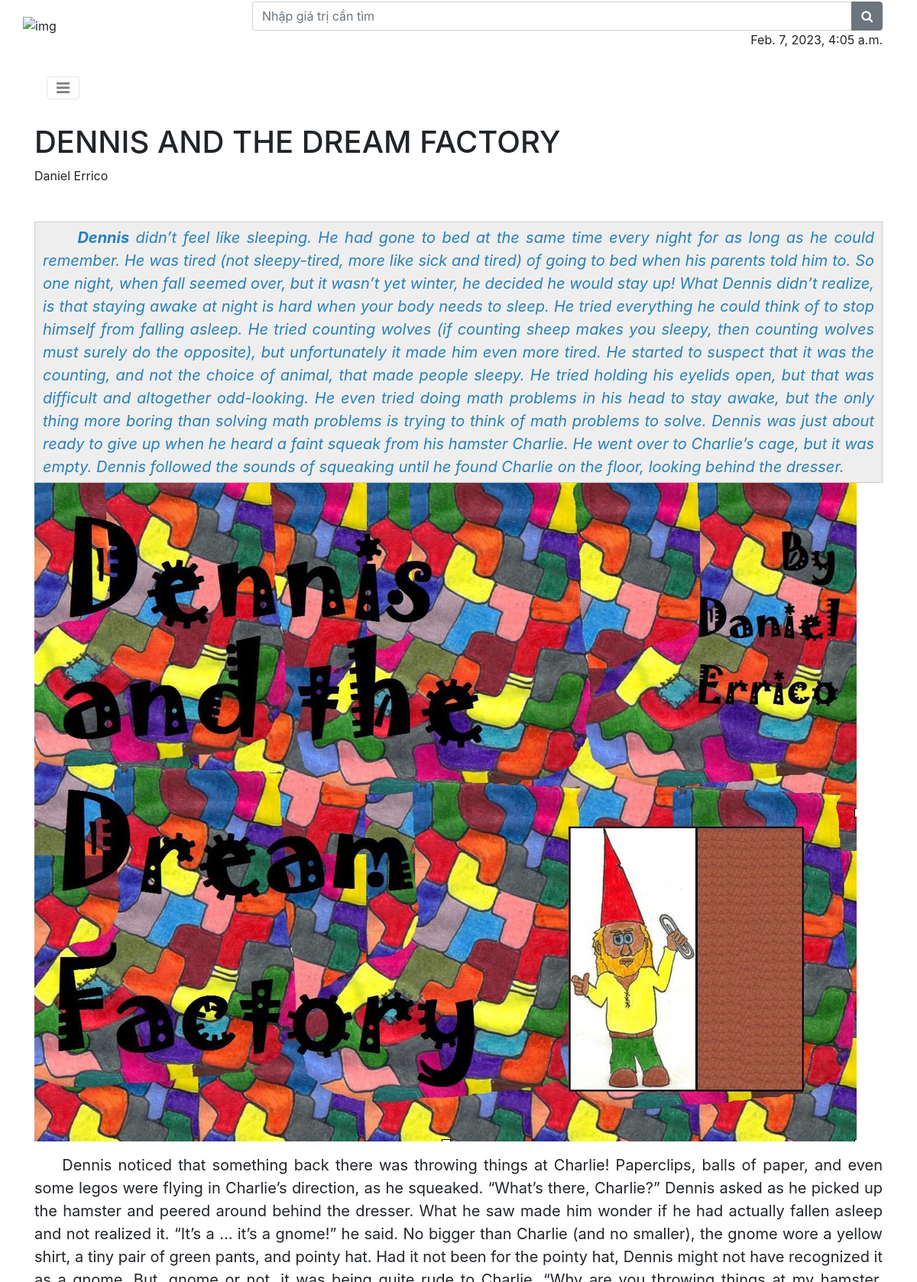
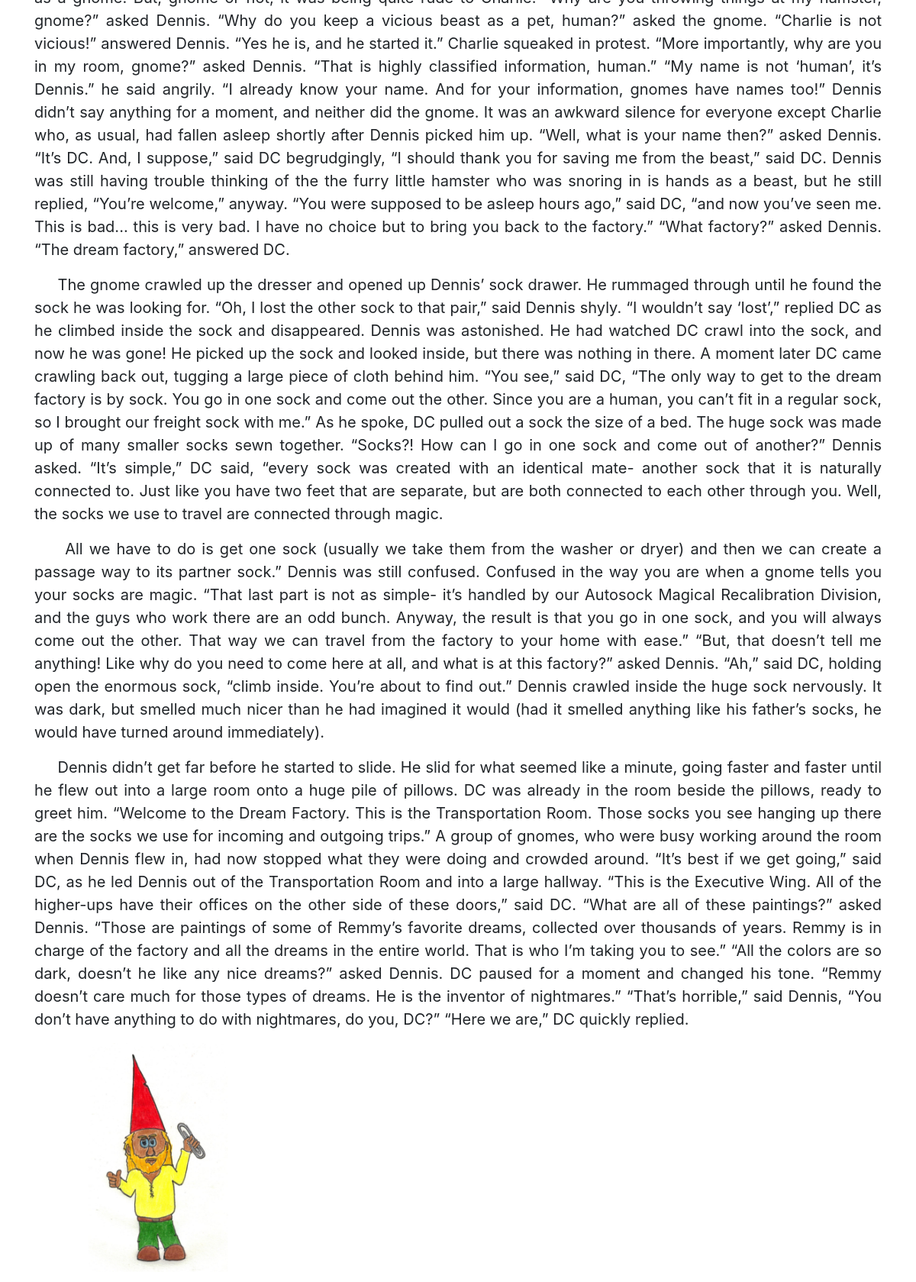
The app's page /story.html/10/ (upper part) with its own data (2 pictures, top to bottom).
### stories/models.py (models this page shows, shortened)
class Story(models.Model):
    category = models.ForeignKey(Category, on_delete=models.PROTECT)
    name = models.CharField(max_length=250,unique=True)
    author = models.CharField(max_length=250)
    url = models.URLField(null=True,blank=True)
    content = RichTextUploadingField()
    public_day = models.DateField(default=datetime.date.today)
    image = models.ImageField(upload_to="stories/images",default="stories/images/default.jpg")

### stories/views.py (the view)
# urls.py: path("story.html/<int:pk>/",views.story,name="story.html"),
def story(request, pk):
    story_select = models.Story.objects.get(pk = pk)
    stories = models.Story.objects.filter(category=story_select.category).order_by("-public_day")
    newest = models.Story.objects.order_by("-public_day")[0:4]
    return render(request,"stories/story.html",{'today':now,'story':story_select,'stories':stories,'newest':newest, 'latest':latest})

### stories/templates/stories/story.html (shortened to what this page needs)
{% extends 'base.html' %}
{% load static %}
{% block body_block %}
<div class="container-fluid bg-faded fh5co_padd_mediya padding_786">
    <div class="container padding_786">
        <nav class="navbar navbar-toggleable-md navbar-light ">
            <button class="navbar-toggler navbar-toggler-right mt-3" type="button" data-toggle="collapse"
                    data-target="#navbarSupportedContent" aria-controls="navbarSupportedContent" aria-expanded="false"
                    aria-label="Toggle navigation"><span class="fa fa-bars"></span></button>
        </nav>
    </div>
</div>
<div id="fh5co-single-content" class="container-fluid pb-4 pt-4 paddding">
    <div class="container paddding">
        <div class="row mx-0">
            <div class="col-md-12 animate-box" data-animate-effect="fadeInLeft">
                <h1>{{story.name}}</h1>
                <span>{{story.author}}</span>
            </div>
        </div>
    </div>
</div>
<div id="fh5co-single-content" class="container-fluid pb-4 pt-4 paddding">
    <div class="container paddding">
        <div class="row mx-0">
            <div class="col-md-12 animate-box" data-animate-effect="fadeInLeft">
                {{story.content|safe}}
            </div>
        </div>
    </div>
</div>
{% endblock %}

### stories/static/stories/css/style_1.css (style rules this page uses)
.fh5co_padd_mediya { padding-top:10px }
.paddding { padding-left:0 !important;padding-right:0 !important }
.js .animate-box { opacity:0 }
#fh5co-single-content { z-index:999;background:white }
#fh5co-single-content p,#fh5co-single-content ul li { font-size:1.05rem }

### records on screen
Story: name "DENNIS AND THE DREAM FACTORY", author "Daniel Errico", content "Dennis didn’t feel like sleeping. He had gone to bed at the same time every night for as long as he could remember. He was tired (not sleepy-tired, more like sick and tired) of going to bed when his parents told him to. So one night, when fall seemed over, but it wasn’t yet winter, he decided he would stay up! What Dennis didn’t realize, is that staying awake at night is hard when your body needs to sleep. He tried everything he could think of to stop himself from falling asleep. He tried counting wolves (if counting sheep makes you sleepy, then counting wolves must surely do the opposite), but unfortunately it made him even more tired. He started to suspect that it was the counting, and…", content (picture)

### other values on screen
{{ today }} "Feb. 7, 2023, 4:05 a.m."
